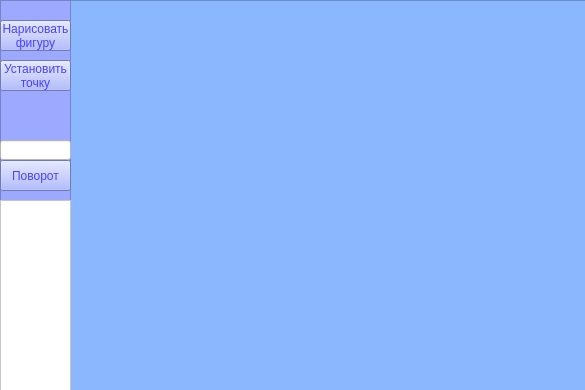
<?xml version="1.0" encoding="UTF-8"?>
<ui version="4.0">
 <class>Widget</class>
 <widget class="QWidget" name="Widget">
  <property name="geometry">
   <rect>
    <x>0</x>
    <y>0</y>
    <width>585</width>
    <height>390</height>
   </rect>
  </property>
  <property name="windowTitle">
   <string>Widget</string>
  </property>
  <widget class="QFrame" name="Drawframe">
   <property name="geometry">
    <rect>
     <x>70</x>
     <y>0</y>
     <width>521</width>
     <height>401</height>
    </rect>
   </property>
   <property name="styleSheet">
    <string notr="true">background-color: rgb(139, 183, 255);</string>
   </property>
   <property name="frameShape">
    <enum>QFrame::StyledPanel</enum>
   </property>
   <property name="frameShadow">
    <enum>QFrame::Raised</enum>
   </property>
  </widget>
  <widget class="QFrame" name="Menu">
   <property name="geometry">
    <rect>
     <x>0</x>
     <y>0</y>
     <width>71</width>
     <height>391</height>
    </rect>
   </property>
   <property name="styleSheet">
    <string notr="true">background-color: rgb(156, 169, 255);
</string>
   </property>
   <property name="frameShape">
    <enum>QFrame::StyledPanel</enum>
   </property>
   <property name="frameShadow">
    <enum>QFrame::Raised</enum>
   </property>
   <widget class="QToolButton" name="DrawFigure">
    <property name="geometry">
     <rect>
      <x>0</x>
      <y>20</y>
      <width>71</width>
      <height>31</height>
     </rect>
    </property>
    <property name="styleSheet">
     <string notr="true">color: rgb(72, 66, 255);</string>
    </property>
    <property name="text">
     <string>Нарисовать 
фигуру</string>
    </property>
   </widget>
   <widget class="QToolButton" name="PutDot">
    <property name="geometry">
     <rect>
      <x>0</x>
      <y>60</y>
      <width>71</width>
      <height>31</height>
     </rect>
    </property>
    <property name="styleSheet">
     <string notr="true">color: rgb(72, 66, 255);</string>
    </property>
    <property name="text">
     <string>Установить
точку</string>
    </property>
   </widget>
   <widget class="QToolButton" name="TurnFigure">
    <property name="geometry">
     <rect>
      <x>0</x>
      <y>160</y>
      <width>71</width>
      <height>31</height>
     </rect>
    </property>
    <property name="styleSheet">
     <string notr="true">color: rgb(72, 66, 255);</string>
    </property>
    <property name="text">
     <string>Поворот</string>
    </property>
   </widget>
   <widget class="QLineEdit" name="Angle">
    <property name="geometry">
     <rect>
      <x>0</x>
      <y>140</y>
      <width>71</width>
      <height>20</height>
     </rect>
    </property>
    <property name="styleSheet">
     <string notr="true">background-color: rgb(255, 255, 255);</string>
    </property>
   </widget>
   <widget class="QWidget" name="widget" native="true">
    <property name="geometry">
     <rect>
      <x>0</x>
      <y>200</y>
      <width>71</width>
      <height>211</height>
     </rect>
    </property>
    <property name="styleSheet">
     <string notr="true">background-color: rgb(255, 255, 255);</string>
    </property>
    <widget class="QTextEdit" name="LogText">
     <property name="geometry">
      <rect>
       <x>0</x>
       <y>0</y>
       <width>71</width>
       <height>191</height>
      </rect>
     </property>
    </widget>
   </widget>
  </widget>
 </widget>
 <resources/>
 <connections/>
</ui>
